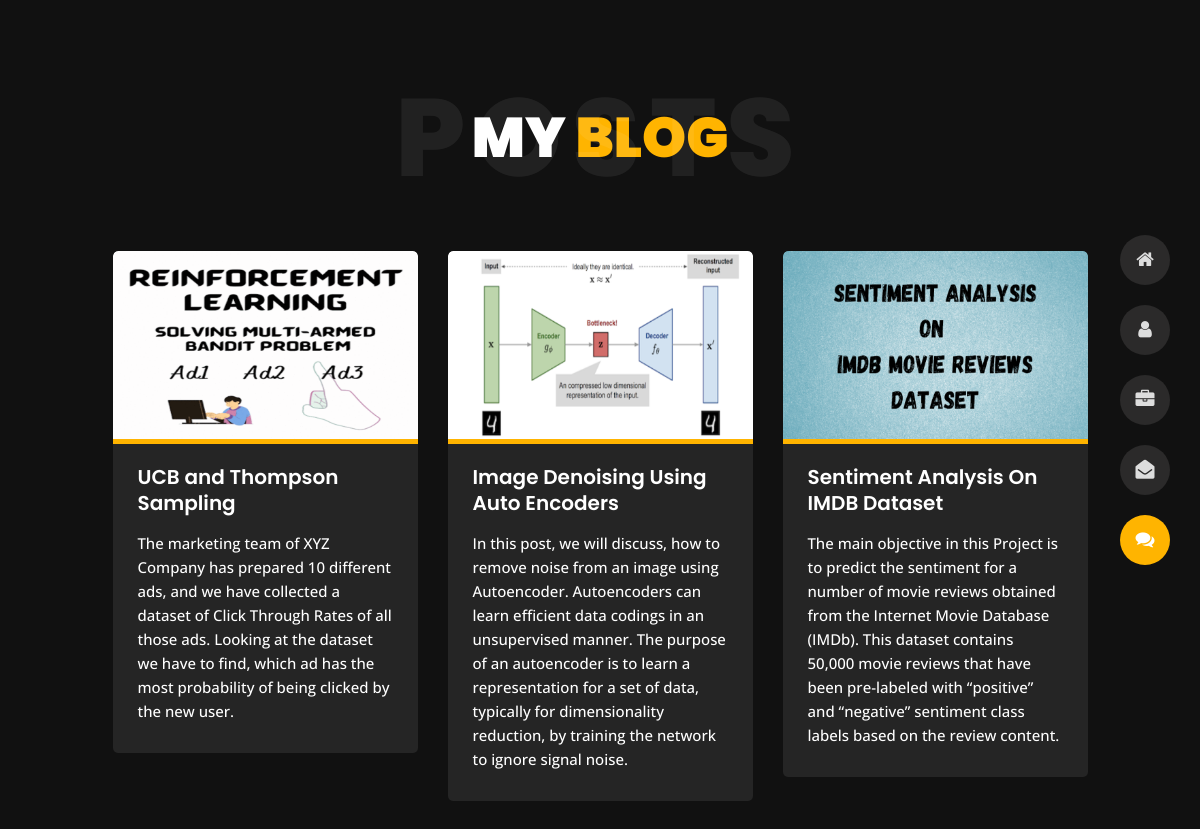
/blog/, run on an earlier commit of the app's database.
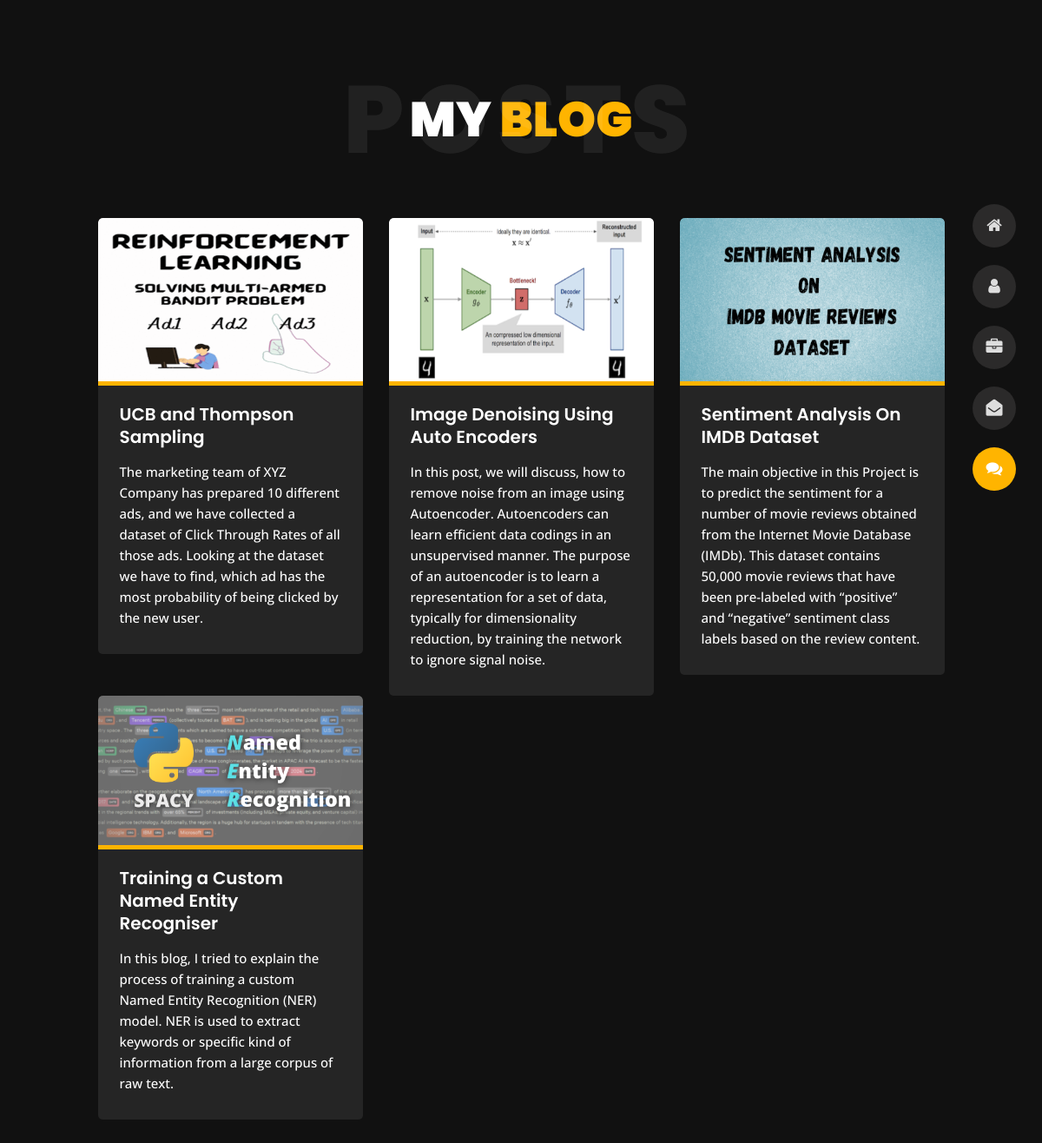
And on a later commit of the database.
### portfolio/models.py (models this page shows, shortened)
class Blog(models.Model):
	Title = models.CharField(max_length=70)
	Description = models.TextField()
	BlogLink = models.CharField(max_length=150, blank=True)
	Thumbnail = models.ImageField(upload_to='images/', )

### portfolio/views.py (the view)
# urls.py: path('blog/', BlogListView.as_view(), name='blog'),
class BlogListView(ListView):
	model = Blog
	context_object_name = 'blogs'
	template_name = 'blog.html'

### portfolio/templates/blog.html (shortened to what this page needs)
﻿{% extends 'header.html' %}
{% load static %}
{% block body %}
<body class="blog">
<header class="header" id="navbar-collapse-toggle">
    <ul class="icon-menu d-none d-lg-block revealator-slideup revealator-once revealator-delay1">
        <li class="icon-box">
            <i class="fa fa-home"></i>
            <a href="/">
            </a>
        </li>
        <li class="icon-box ">
            <i class="fa fa-user"></i>
            <a href="/about">
            </a>
        </li>
        <li class="icon-box ">
            <i class="fa fa-briefcase"></i>
            <a href="/portfolio">
            </a>
        </li>
        <li class="icon-box">
            <i class="fa fa-envelope-open"></i>
            <a href="/contact">
            </a>
        </li>
        <li class="icon-box active">
            <i class="fa fa-comments"></i>
            <a href="/blog">
            </a>
        </li>
    </ul>
</header>
<section class="title-section text-left text-sm-center revealator-slideup revealator-once revealator-delay1">
    <h1>my <span>blog</span></h1>
    <span class="title-bg">posts</span>
</section>
<section class="main-content revealator-slideup revealator-once revealator-delay1">
    <div class="container">
        <div class="row">
            {% if blogs %}
                {% for blog in blogs %}
                    <div class="col-12 col-md-6 col-lg-6 col-xl-4 mb-10">
                        <article class="post-container">
                            <div class="post-thumb">
                                <a href="{{blog.BlogLink}}" target='_blank' class="d-block position-relative overflow-hidden">
                                    <img src="{{blog.Thumbnail.url}}" class="img-fluid" alt="Blog Post">
                                </a>
                            </div>
                            <div class="post-content">
                                <div class="entry-header">
                                    <h3><a href="{{blog.BlogLink}}" target='_blank'>{{blog.Title}}</a></h3>
                                </div>
                                <div class="entry-content open-sans-font">
                                    <p>
                                        {{blog.Description}}
                                    </p>
                                </div>
                            </div>
                        </article>
                    </div>
                {% endfor %}
            {% endif %}
        </div>
    </div>
</section>
</body>
{% endblock body %}

### portfolio/templates/header.html (shortened to what this page needs)
{% load static %}
<head>
    <link href="{% static 'css/bootstrap.min.css' %}" rel="stylesheet">
    <link href="{% static 'css/preloader.min.css' %}" rel="stylesheet">
    <link href="{% static 'css/circle.css' %}" rel="stylesheet">
    <link href="{% static 'css/font-awesome.min.css' %}" rel="stylesheet">
    <link href="{% static 'css/fm.revealator.jquery.min.css' %}" rel="stylesheet">
    <link href="{% static 'css/style.css' %}" rel="stylesheet">
    <link href="{% static 'css/skins/yellow.css' %}" rel="stylesheet">
</head>
{% block body %}
{% endblock body %}
</html>

### portfolio/static/css/style.css (style rules this page uses)
body { font-family: 'Poppins', sans-serif; font-size: 15px; color: #fff; font-weight: 500; line-height: 1.6; position: relative; background-size: cover; background-position: center; height: 100%; width: 100%; background-color: #111; }
.open-sans-font { font-family: 'Open Sans', sans-serif; }
.no-transform { transform: none !important; }
.title-section { margin: 0 auto; width: 100%; position: relative; padding: 80px 0; }
.title-section h1 { font-size: 56px; font-weight: 900; color: #fff; text-transform: uppercase; margin: 0; }
.title-bg { font-size: 110px; left: 0; letter-spacing: 10px; line-height: 0.7; position: absolute; right: 0; top: 50%; text-transform: uppercase; font-weight: 800; -webkit-transform: translateY(-50%); -moz-transform: translateY(-50%); -ms-transform: translateY(-50%); -o-transform: translateY(-50%); transform: translateY(-50%); color: rgba(255, 255, 255, 0.07); }
@media (min-width: 992px) { .header { position: fixed; right: 30px; bottom: 0; z-index: 3; display: flex; align-items: center; height: calc(100vh - 200px); top: 100px; opacity: 1; transition: opacity 0.3s; -webkit-transition: opacity 0.3s; } }
@media (min-width: 992px) { .header ul.icon-menu { margin: 0; padding: 0; } }
@media (min-width: 992px) { .header ul.icon-menu li.icon-box { width: 50px; height: 50px; list-style: none; position: relative; display: flex; align-items: center; transition: .3s; margin: 20px 0; border-radius: 50%; background: #2b2a2a; } }
@media (min-width: 992px) { .header ul.icon-menu li.icon-box i { color: #ddd; font-size: 19px; transition: .3s; } }
@media (min-width: 992px) { .header ul.icon-menu li.icon-box.active, .header ul.icon-menu li.icon-box:hover, .header ul.icon-menu li.icon-box.active i, .header ul.icon-menu li.icon-box:hover i { color: #fff; } }
@media (min-width: 992px) { .header .icon-box a { display: block; padding: 0; width: 50px; height: 50px; } }
@media (min-width: 992px) { .header .icon-box i.fa { position: absolute; pointer-events: none; } }
@media (min-width: 992px) { .header .icon-menu i { left: 0; right: 0; margin: 0 auto; display: block; text-align: center; font-size: 35px; top: 15px; } }
.blog .main-content { padding-bottom: 85px; }
.blog .post-container { display: block; }
.blog .post-content { background-color: #252525; padding: 20px 25px 25px 25px; border-radius: 0 0 5px 5px; }
.blog .post-content .entry-header h3 { line-height: 26px; cursor: pointer; }
.blog .post-content .entry-header h3 a { text-decoration: none; transition: .5s; }
.blog .post-thumb { border-radius: 5px 5px 0 0; cursor: pointer; }
.blog .post-thumb a { border-radius: 5px 5px 0 0; }
.blog .post-thumb a img { border-radius: 5px 5px 0 0; transition: .3s; }
.blog .post-content .entry-content p { margin: 15px 0 5px; }
.blog .post-content .entry-header h3 a { color: #fff; font-size: 20px; font-weight: 600; }
@media (max-width: 1350px) and (min-width: 992px) { .container { max-width: calc(100% - 195px); } }

### portfolio/static/css/skins/yellow.css (style rules this page uses)
.home h1, .about .box-stats h3, .title-section h1 span, #menu li.active a, body.light #menu li.active a, .blog .post-container:hover .post-content .entry-header h3 a, .blog .post-content .entry-header h3 a:hover, .contact .custom-span-contact i, .portfolio .slideshow figcaption h3, .portfolio .slideshow a, .portfolio .grid figure:hover figcaption, .blog-post .meta i { color: #ffb400; }
.about .resume-box .icon, .contact ul.social li a:hover, body.light.contact ul.social li a:hover, .preloader .loader, .blog .page-link:hover, .blog .page-item.active .page-link, body.light.blog .page-link:hover, body.light.blog .page-item.active .page-link, .portfolio .grid li figure div, .header ul.icon-menu li.icon-box.active, .header ul.icon-menu li.icon-box:hover, body.light .header ul.icon-menu li.icon-box.active, body.light .header ul.icon-menu li.icon-box:hover, .btn, .header .icon-box h2, .home .color-block, .title-section hr, .portfolio .slideshow .carousel-indicators li.active { background-color: #ffb400; }
.blog .post-thumb { border-bottom: 5px solid #ffb400; }

What changed in the data, as far as the page shows it:
added Blog: Thumbnail (picture), Title "Training a Custom Named Entity Recogniser", Description "In this blog, I tried to explain the process of training a custom Named Entity Recognition (NER) model. NER is used to extract keywords or specific kind of information from a large corpus of raw text."
